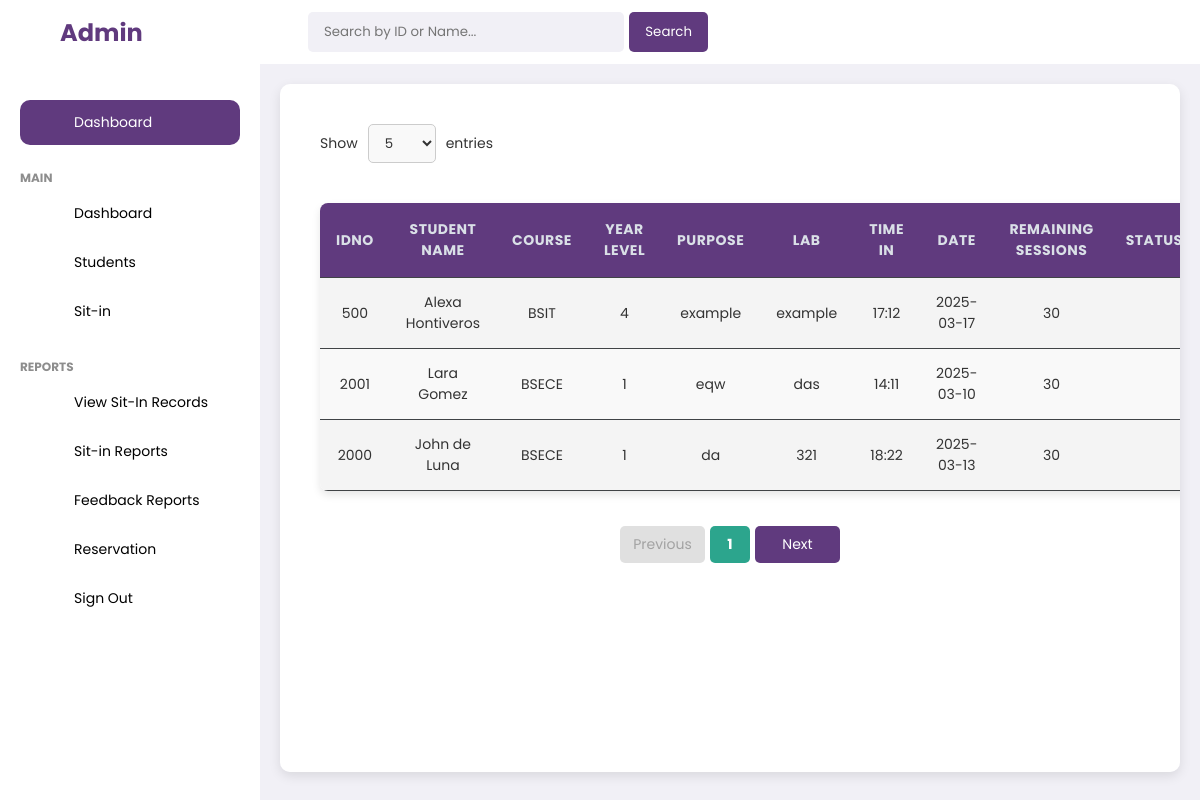
The app's page /view_sit_record (signed in), older data.
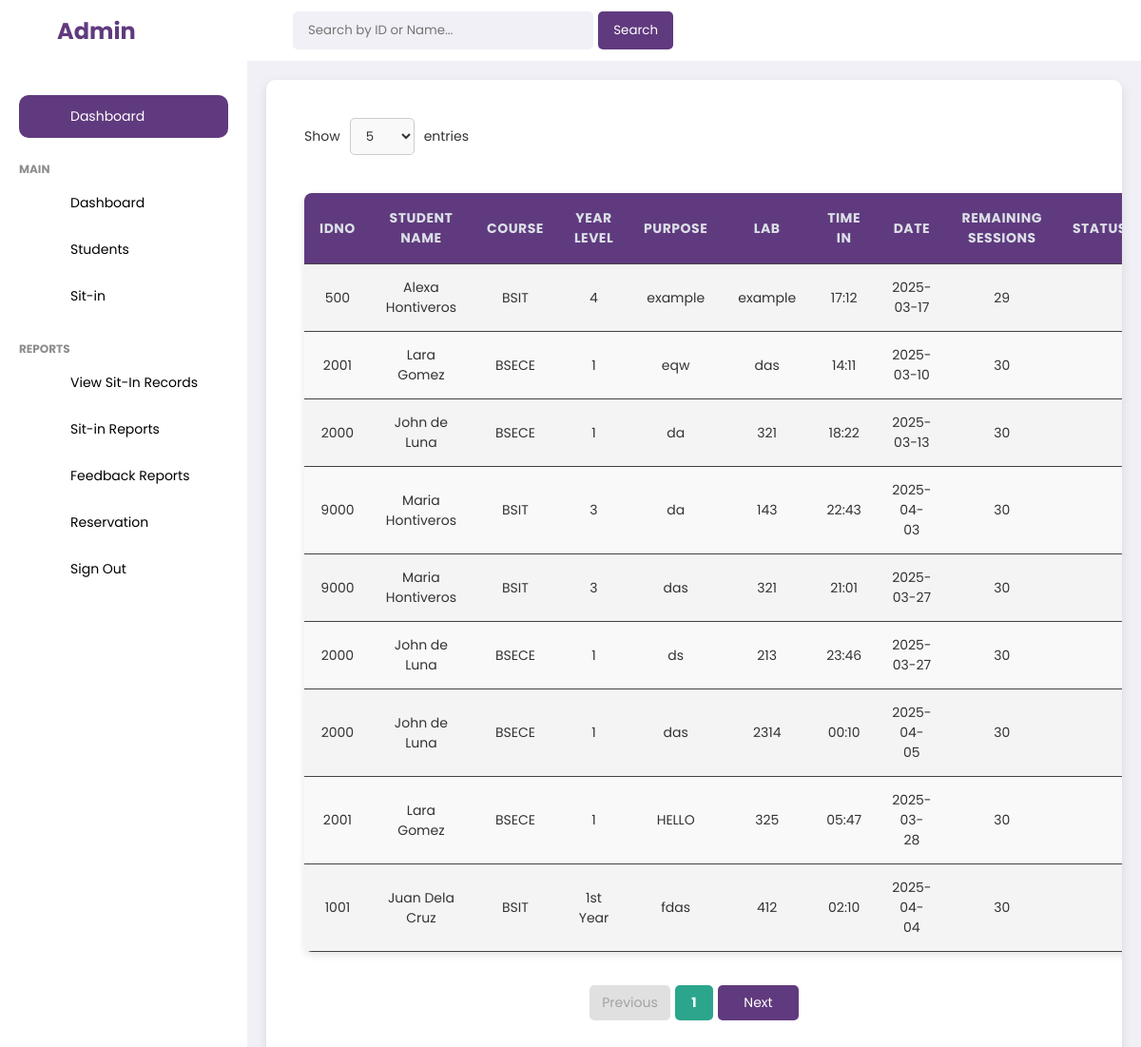
The same page, newer data.
### tables this page shows
CREATE TABLE reservations (
    idno INT,
    student_name VARCHAR(255),
    course VARCHAR(100),
    year_level VARCHAR(50),
    purpose VARCHAR(255),
    lab VARCHAR(100),
    time_in VARCHAR(50),
    date DATE
, remaining_sessions INTEGER DEFAULT 30, status TEXT, time_out TIME, staff_remarks TEXT, sessions);

### app.py (the view)
@app.route("/view_sit_record")
def view_sit_record():
    if "user" not in session or not dbhelper.is_admin(session["user"]):
        return redirect("/login")
    page = request.args.get('page', 1, type=int)
    per_page = 10
    search_query = request.args.get('search', '', type=str)
    if not search_query:
        students = dbhelper.get_all_reservations_paginated(per_page, (page - 1) * per_page)
    else:
        students = dbhelper.get_reservation_by_id_or_student(search_query)
    total_students = dbhelper.count_all_reservations(search_query)
    total_pages = (total_students + per_page - 1) // per_page
    start = (page - 1) * per_page + 1
    end = min(page * per_page, total_students)
    return render_template("view_sit_record.html",
                           students=students,
                           total_students=total_students,
                           page=page,
                           per_page=per_page,
                           total_pages=total_pages,
                           start=start,
                           end=end,
                           search_query=search_query)

### app.py (called while the page is built)
@app.after_request
def disable_cache(response):
    response.headers['Cache-Control'] = 'no-store, no-cache, must-revalidate, post-check=0, pre-check=0'
    response.headers['Pragma'] = 'no-cache'
    response.headers['Expires'] = '0'
    return response

### dbhelper.py (called while the page is built)
def getprocess(sql: str, params: tuple = ()) -> list:
    db = connect(database)
    cursor: object = db.cursor()
    cursor.row_factory = Row
    cursor.execute(sql, params)
    data: list = cursor.fetchall()
    db.close()
    return [dict(row) for row in data]

def get_all_reservations_paginated(per_page, offset):
    sql = """
        SELECT idno, student_name, course, year_level, purpose, lab, time_in, date, remaining_sessions
        FROM reservations
        LIMIT ? OFFSET ?
    """
    return getprocess(sql, (per_page, offset))

def count_all_reservations(search_query=''):
    sql = '''
        SELECT COUNT(*) AS total
        FROM reservations
        WHERE student_name LIKE ?
           OR course LIKE ?
           OR year_level LIKE ?
           OR idno LIKE ?
    '''
    search_term = f"%{search_query}%"
    params = (search_term, search_term, search_term, search_term)
    result = getprocess(sql, params)
    return result[0]["total"] if result else 0

def is_admin(username: str) -> bool:
    sql = "SELECT is_admin FROM users WHERE username = ?"
    result = getprocess(sql, (username,))
    return result[0]["is_admin"] == 1 if result else False

### templates/view_sit_record.html (shortened to what this page needs)
<!DOCTYPE html>
<html lang="en">
<head>
    <link rel="stylesheet" href="../static/view_sit_record.css">
</head>
<body>
	<section id="sidebar">
		<a href="#" class="brand"> Admin </a>
		<ul class="side-menu">
			<li><a href="#" class="active"> Dashboard</a></li>
			<li class="divider" data-text="main">Main</li>
			<li>
				<a href="#">
                    <span class="title">Dashboard</span>
                </a>
			</li>
			<li>
                <a href="{{ url_for('admin_students') }}">
                    <span class="title">Students</span>
                </a>
            </li>
			<li>
                <a href="{{ url_for('admin_sit_in') }}">
                    <span class="title">Sit-in</span>
                </a>
            </li>
			<li class="divider" data-text="Reports">Reports</li>
			<li>
                <a href="{{ url_for('view_sit_record') }}">
                    <span class="title">View Sit-In Records</span>
                </a>
            </li>
			<li>
				<a href="#">
                    <span class="title">Sit-in Reports</span>
                </a>
			</li>
            <li>
                <a href="#">
                    <span class="title">Feedback Reports</span>
                </a>
            </li>
            <li>
                <a href="#">
                    <span class="title">Reservation</span>
                </a>
            </li>
            <li>
                <a href="{{ url_for('logout') }}">
                    <span class="title">Sign Out</span>
                </a>
            </li>
		</ul>
	</section>
    <section id="content">
        <nav>
            <form id="searchForm">
                <div class="form-group">
                    <input type="text" id="searchInput" placeholder="Search by ID or Name...">
                    <button type="button" id="searchBtn" class="search-btn">Search</button>
                </div>
            </form>
        </nav>
        <div class="container">
            <header>
                <div class="filterEntries">
                    <div class="entries">
                        Show
                        <select name="" id="table_size">
                            <option value="5">5</option>
                        </select> entries
                    </div>
                </div>
            </header>
            <table class="styled-table">
                <thead>
                    <tr class="heading">
                        <th>IDNO</th>
                        <th>Student Name</th>
                        <th>Course</th>
                        <th>Year Level</th>
                        <th>Purpose</th>
                        <th>Lab</th>
                        <th>Time In</th>
                        <th>Date</th>
                        <th>Remaining Sessions</th>
                        <th>Status</th>
                    </tr>
                </thead>
                <tbody id="reservedStudentsTableBody">
                    {% for student in students %}
                    <tr>
                        <td>{{ student.idno }}</td>
                        <td>{{ student.student_name }}</td>
                        <td>{{ student.course }}</td>
                        <td>{{ student.year_level }}</td>
                        <td>{{ student.purpose }}</td>
                        <td>{{ student.lab }}</td>
                        <td>{{ student.time_in }}</td>
                        <td>{{ student.date }}</td>
                        <td>{{ student.remaining_sessions }}</td>
                        <td>{{ student.status }}</td>
                    </tr>
                    {% else %}
                    <tr>
                        <td colspan="10" style="text-align: center; padding: 20px; font-style: italic;">
                            No reserved students found.
                        </td>
                    </tr>
                    {% endfor %}
                </tbody>
            </table>
            <footer>
                <div id="pagination">
                    <button id="prevPage" disabled>Previous</button>
                    {% for i in range(1, total_pages + 1) %}
                    <button class="{% if i == page %}active{% endif %}">{{ i }}</button>
                    {% endfor %}
                    <button id="nextPage">Next</button>
                </div>
            </footer>
        </div>
    </section>
</body>
</html>

Row changes from the older to the newer data that the page shows:
changed reservations "Alexa Hontiveros": remaining_sessions "30" → "29"
added reservations: idno "9000", student_name "Maria Hontiveros", course "BSIT", year_level "3", purpose "da", lab "143", time_in "22:43", date "2025-04-03", remaining_sessions "30"
added reservations: idno "9000", student_name "Maria Hontiveros", course "BSIT", year_level "3", purpose "das", lab "321", time_in "21:01", date "2025-03-27", remaining_sessions "30"
added reservations: idno "2000", student_name "John de Luna", course "BSECE", year_level "1", purpose "ds", lab "213", time_in "23:46", date "2025-03-27", remaining_sessions "30"
added reservations: idno "2000", student_name "John de Luna", course "BSECE", year_level "1", purpose "das", lab "2314", time_in "00:10", date "2025-04-05", remaining_sessions "30"
added reservations: idno "2001", student_name "Lara Gomez", course "BSECE", year_level "1", purpose "HELLO", lab "325", time_in "05:47", date "2025-03-28", remaining_sessions "30"
added reservations: idno "1001", student_name "Juan Dela Cruz", course "BSIT", year_level "1st Year", purpose "fdas", lab "412", time_in "02:10", date "2025-04-04", remaining_sessions "30"
